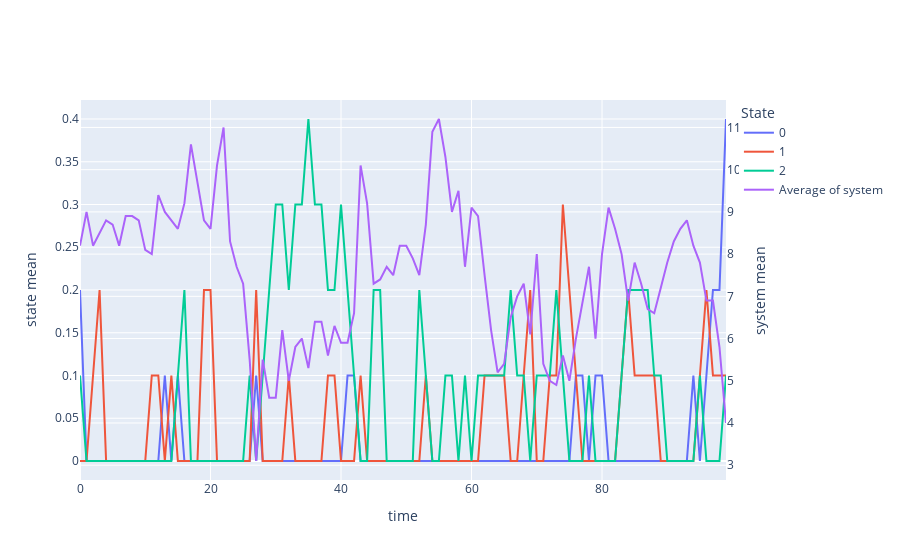

The code cell stored with this chart in its notebook:
### Markdown cell above
For fixed system size, there exists a notable increase in the aligned spins as a function of chain length. The system seems to stabilize as the value chain increases.

### Code cell
# plot averages of populations over time
sim = m.simulate(100)
lines = []
for state in range(ni):
    line = go.Scatter( y = (sim == state).mean(1), \
#                       legendgroup = 'state', \
                      name = f'{state}')
    lines.append(line)
lines.append(\
     go.Scatter(y = sim.mean(1), \
                name = 'Average of system',\
                yaxis = 'y2')
            )
fig = go.Figure(data = lines)
fig.update_layout(\
                 xaxis_title = 'time',\
                 yaxis_title = 'state mean',\
                 legend_title = 'State',\
                 yaxis2 = dict(overlaying = 'y',
                              side = 'right', \
                              title = 'system mean'))
fig.show()

### Figure 1 — Plotly figure (JSON) as saved in the notebook; plotly's stock layout.template omitted (floating-point values rounded to 4 significant figures)
{"data": [{"name": "0", "type": "scatter", "y": [0.2, 0, 0, 0, 0, 0, 0, 0, 0, 0, 0, 0, 0, 0.1, 0, 0.1, 0, 0, 0, 0, 0, 0, 0, 0, 0, 0, 0, 0.1, 0, 0, 0, 0, 0, 0, 0, 0, 0, 0, 0, 0, 0, 0.1, 0.1, 0, 0, 0, 0, 0, 0, 0, 0, 0, 0, 0, 0, 0, 0, 0, 0, 0, 0, 0, 0, 0, 0, 0, 0, 0, 0, 0, 0, 0, 0, 0, 0, 0, 0.1, 0.1, 0, 0.1, 0.1, 0, 0, 0, 0, 0, 0, 0, 0, 0, 0, 0, 0, 0, 0.1, 0, 0.1, 0.2, 0.2, 0.4]}, {"name": "1", "type": "scatter", "y": [0, 0, 0.1, 0.2, 0, 0, 0, 0, 0, 0, 0, 0.1, 0.1, 0, 0.1, 0, 0, 0, 0, 0.2, 0.2, 0, 0, 0, 0, 0, 0, 0.2, 0, 0, 0, 0, 0.1, 0, 0, 0, 0, 0, 0.1, 0.1, 0, 0, 0, 0.1, 0, 0, 0, 0, 0, 0, 0, 0, 0, 0.1, 0, 0, 0, 0, 0, 0, 0, 0, 0.1, 0.1, 0.1, 0.1, 0, 0, 0.1, 0.2, 0, 0, 0.1, 0.1, 0.3, 0.2, 0.1, 0, 0, 0, 0, 0, 0, 0.1, 0.2, 0.1, 0.1, 0.1, 0.1, 0, 0, 0, 0, 0, 0, 0.1, 0.2, 0.1, 0.1, 0.1]}, {"name": "2", "type": "scatter", "y": [0.1, 0, 0, 0, 0, 0, 0, 0, 0, 0, 0, 0, 0, 0, 0, 0.1, 0.2, 0, 0, 0, 0, 0, 0, 0, 0, 0, 0.1, 0, 0.1, 0.2, 0.3, 0.3, 0.2, 0.3, 0.3, 0.4, 0.3, 0.3, 0.2, 0.2, 0.3, 0.2, 0.1, 0, 0, 0.2, 0.2, 0, 0, 0, 0, 0, 0.2, 0.1, 0, 0, 0.1, 0.1, 0, 0.1, 0, 0.1, 0.1, 0.1, 0.1, 0.1, 0.2, 0.1, 0.1, 0, 0.1, 0.1, 0.1, 0.2, 0.1, 0, 0, 0, 0.1, 0, 0, 0, 0, 0.1, 0.2, 0.2, 0.2, 0.2, 0.1, 0.1, 0, 0, 0, 0, 0, 0.1, 0, 0, 0, 0.1]}, {"name": "Average of system", "type": "scatter", "y": [8.2, 9, 8.2, 8.5, 8.8, 8.7, 8.2, 8.9, 8.9, 8.8, 8.1, 8, 9.4, 9, 8.8, 8.6, 9.2, 10.6, 9.7, 8.8, 8.6, 10.1, 11, 8.3, 7.7, 7.3, 5.5, 3.1, 5.5, 4.6, 4.6, 6.2, 5, 5.8, 6, 5.3, 6.4, 6.4, 5.6, 6.3, 5.9, 5.9, 6.6, 10.1, 9.2, 7.3, 7.4, 7.7, 7.5, 8.2, 8.2, 7.9, 7.5, 8.7, 10.9, 11.2, 10.3, 9, 9.5, 7.7, 9.1, 8.9, 7.5, 6.2, 5.2, 5.4, 6.5, 7, 7.3, 6.1, 8, 5.4, 5, 4.9, 5.6, 5, 6, 6.9, 7.7, 6, 8, 9.1, 8.6, 8, 6.9, 7.8, 7.3, 6.7, 6.6, 7.2, 7.8, 8.3, 8.6, 8.8, 8.2, 7.8, 6.9, 6.9, 5.8, 4], "yaxis": "y2"}], "layout": {"autosize": true, "legend": {"title": {"text": "State"}}, "xaxis": {"autorange": true, "range": [0, 99], "title": {"text": "time"}}, "yaxis": {"autorange": true, "range": [-0.02222, 0.4222], "title": {"text": "state mean"}, "type": "linear"}, "yaxis2": {"autorange": true, "overlaying": "y", "range": [2.65, 11.65], "side": "right", "title": {"text": "system mean"}, "type": "linear"}}}
